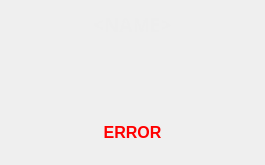
<?xml version="1.0" encoding="UTF-8"?>
<ui version="4.0">
 <class>DataDisplay</class>
 <widget class="QWidget" name="DataDisplay">
  <property name="geometry">
   <rect>
    <x>0</x>
    <y>0</y>
    <width>265</width>
    <height>165</height>
   </rect>
  </property>
  <property name="sizePolicy">
   <sizepolicy hsizetype="Fixed" vsizetype="Preferred">
    <horstretch>2</horstretch>
    <verstretch>0</verstretch>
   </sizepolicy>
  </property>
  <property name="minimumSize">
   <size>
    <width>265</width>
    <height>165</height>
   </size>
  </property>
  <property name="maximumSize">
   <size>
    <width>265</width>
    <height>165</height>
   </size>
  </property>
  <property name="windowTitle">
   <string>Form</string>
  </property>
  <property name="styleSheet">
   <string notr="true"/>
  </property>
  <widget class="QLabel" name="errorLabel">
   <property name="geometry">
    <rect>
     <x>0</x>
     <y>120</y>
     <width>265</width>
     <height>25</height>
    </rect>
   </property>
   <property name="text">
    <string>&lt;html&gt;&lt;head/&gt;&lt;body&gt;&lt;p&gt;&lt;span style=&quot; font-size:12pt; font-weight:700; color:#ff0000;&quot;&gt;ERROR&lt;/span&gt;&lt;/p&gt;&lt;/body&gt;&lt;/html&gt;</string>
   </property>
   <property name="alignment">
    <set>Qt::AlignmentFlag::AlignCenter</set>
   </property>
  </widget>
  <widget class="QLabel" name="nameLabel">
   <property name="geometry">
    <rect>
     <x>0</x>
     <y>0</y>
     <width>265</width>
     <height>50</height>
    </rect>
   </property>
   <property name="font">
    <font>
     <family>Century Gothic</family>
     <pointsize>14</pointsize>
     <bold>true</bold>
    </font>
   </property>
   <property name="text">
    <string>&lt;html&gt;&lt;head/&gt;&lt;body&gt;&lt;p&gt;&lt;span style=&quot; color:#eeeeee;&quot;&gt;&amp;lt;NAME&amp;gt;&lt;/span&gt;&lt;/p&gt;&lt;/body&gt;&lt;/html&gt;</string>
   </property>
   <property name="alignment">
    <set>Qt::AlignmentFlag::AlignCenter</set>
   </property>
  </widget>
  <widget class="LinearIndicator" name="indicator_1" native="true">
   <property name="geometry">
    <rect>
     <x>0</x>
     <y>60</y>
     <width>265</width>
     <height>60</height>
    </rect>
   </property>
   <property name="sizePolicy">
    <sizepolicy hsizetype="Fixed" vsizetype="Fixed">
     <horstretch>0</horstretch>
     <verstretch>0</verstretch>
    </sizepolicy>
   </property>
   <property name="minimumSize">
    <size>
     <width>265</width>
     <height>60</height>
    </size>
   </property>
   <property name="maximumSize">
    <size>
     <width>265</width>
     <height>60</height>
    </size>
   </property>
  </widget>
 </widget>
 <customwidgets>
  <customwidget>
   <class>LinearIndicator</class>
   <extends>QWidget</extends>
   <header>src.view.widgets.linear_indicator_widget</header>
   <container>1</container>
  </customwidget>
 </customwidgets>
 <resources/>
 <connections/>
</ui>
